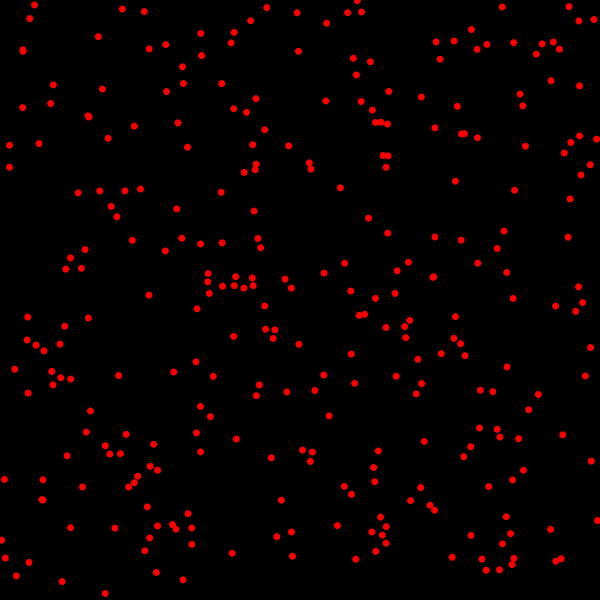
Frame 1 (no input)
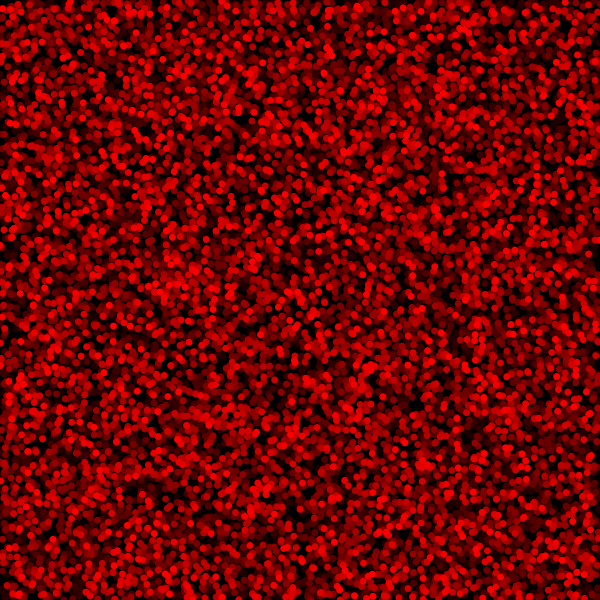
Frame 60 (the mouse pressed at the canvas centre just before this capture)
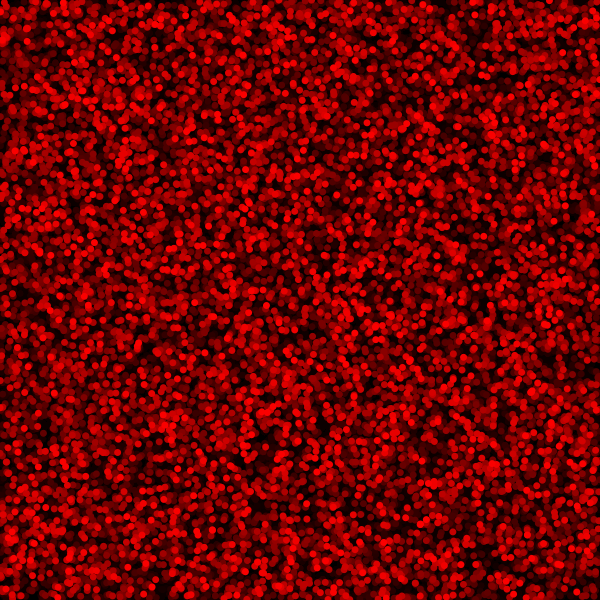
Frame 120 (the mouse held since frame 60 and released just before this capture)

The Processing sketch that drew these frames (run headless with seeded random() and noise(); from frame 60 on, the mouse is pressed at the canvas centre):

// Processing sketch: MagicWorms
// ── MagicWorms.pde
int randomY;

int Xr=10;
int Yr=10;
void setup () {
  size(600,600);
  background(0,0,0);
}
 
void draw () {
makeMagical();
for(int i = 0; i<301; i++){
  
    fill(250,0,0);
    ellipse(random(width),random(height),7,7);


         
  }
 
}
float frequency = .001;
    float noiseInterval = PI;

    void makeMagical() {
        fill( 0, 0, 0, 10 );
        rect(0, 0, width, height);
        noStroke();
    }

    float getWormX(int i) {
        return map(noise(i*noiseInterval + frameCount * frequency), 0, 1, 0, width);
    }

    float getWormY(int i) {
        return map(noise(i*noiseInterval+1 + frameCount * frequency), 0, 1, 0, height);
    }
